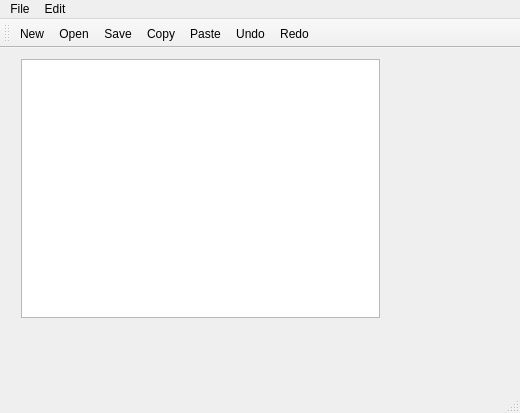
<?xml version="1.0" encoding="UTF-8"?>
<ui version="4.0">
 <class>MainWindow</class>
 <widget class="QMainWindow" name="MainWindow">
  <property name="geometry">
   <rect>
    <x>0</x>
    <y>0</y>
    <width>520</width>
    <height>413</height>
   </rect>
  </property>
  <property name="windowTitle">
   <string>MainWindow</string>
  </property>
  <widget class="QWidget" name="centralWidget">
   <widget class="QWidget" name="verticalLayoutWidget">
    <property name="geometry">
     <rect>
      <x>10</x>
      <y>0</y>
      <width>381</width>
      <height>281</height>
     </rect>
    </property>
    <layout class="QVBoxLayout" name="verticalLayout">
     <item>
      <widget class="QTextEdit" name="textEdit"/>
     </item>
    </layout>
   </widget>
  </widget>
  <widget class="QMenuBar" name="menuBar">
   <property name="geometry">
    <rect>
     <x>0</x>
     <y>0</y>
     <width>520</width>
     <height>20</height>
    </rect>
   </property>
   <widget class="QMenu" name="menuFile">
    <property name="title">
     <string>File</string>
    </property>
    <addaction name="actionNew"/>
    <addaction name="actionOpen"/>
    <addaction name="actionSave"/>
    <addaction name="actionExit"/>
   </widget>
   <widget class="QMenu" name="menuEdit">
    <property name="title">
     <string>Edit</string>
    </property>
    <addaction name="actionCopy"/>
    <addaction name="actionPaste"/>
    <addaction name="actionRedo"/>
   </widget>
   <addaction name="menuFile"/>
   <addaction name="menuEdit"/>
  </widget>
  <widget class="QToolBar" name="mainToolBar">
   <attribute name="toolBarArea">
    <enum>TopToolBarArea</enum>
   </attribute>
   <attribute name="toolBarBreak">
    <bool>false</bool>
   </attribute>
   <addaction name="actionNew"/>
   <addaction name="actionOpen"/>
   <addaction name="actionSave"/>
   <addaction name="actionCopy"/>
   <addaction name="actionPaste"/>
   <addaction name="actionUndo"/>
   <addaction name="actionRedo"/>
  </widget>
  <widget class="QStatusBar" name="statusBar"/>
  <action name="actionNew">
   <property name="icon">
    <iconset resource="images.qrc">
     <normaloff>:/Images/images/new.png</normaloff>:/Images/images/new.png</iconset>
   </property>
   <property name="text">
    <string>New</string>
   </property>
  </action>
  <action name="actionOpen">
   <property name="icon">
    <iconset resource="images.qrc">
     <normaloff>:/Images/images/open.png</normaloff>:/Images/images/open.png</iconset>
   </property>
   <property name="text">
    <string>Open</string>
   </property>
  </action>
  <action name="actionSave">
   <property name="icon">
    <iconset resource="images.qrc">
     <normaloff>:/Images/images/save.png</normaloff>:/Images/images/save.png</iconset>
   </property>
   <property name="text">
    <string>Save</string>
   </property>
  </action>
  <action name="actionExit">
   <property name="icon">
    <iconset resource="images.qrc">
     <normaloff>:/Images/images/exit.png</normaloff>:/Images/images/exit.png</iconset>
   </property>
   <property name="text">
    <string>Exit</string>
   </property>
  </action>
  <action name="actionCopy">
   <property name="icon">
    <iconset resource="images.qrc">
     <normaloff>:/Images/images/copy.png</normaloff>:/Images/images/copy.png</iconset>
   </property>
   <property name="text">
    <string>Copy</string>
   </property>
  </action>
  <action name="actionPaste">
   <property name="icon">
    <iconset resource="images.qrc">
     <normaloff>:/Images/images/paste.png</normaloff>:/Images/images/paste.png</iconset>
   </property>
   <property name="text">
    <string>Paste</string>
   </property>
  </action>
  <action name="actionRedo">
   <property name="icon">
    <iconset resource="images.qrc">
     <normaloff>:/Images/images/redo.png</normaloff>:/Images/images/redo.png</iconset>
   </property>
   <property name="text">
    <string>Redo</string>
   </property>
  </action>
  <action name="actionUndo">
   <property name="icon">
    <iconset resource="images.qrc">
     <normaloff>:/Images/images/undo.png</normaloff>:/Images/images/undo.png</iconset>
   </property>
   <property name="text">
    <string>Undo</string>
   </property>
  </action>
 </widget>
 <layoutdefault spacing="6" margin="11"/>
 <resources>
  <include location="images.qrc"/>
 </resources>
 <connections/>
</ui>
